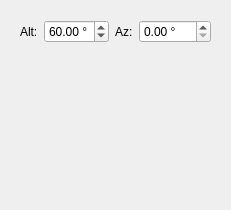
          <widget class="QWidget" name="pageMoveHorizontal">
           <layout class="QVBoxLayout" name="verticalLayout_3">
            <item>
             <widget class="QWidget" name="widget_2" native="true">
              <layout class="QGridLayout" name="gridLayout_3">
               <item row="0" column="2">
                <widget class="QLabel" name="label_25">
                 <property name="text">
                  <string>Az:</string>
                 </property>
                </widget>
               </item>
               <item row="0" column="0">
                <widget class="QLabel" name="label_24">
                 <property name="text">
                  <string>Alt:</string>
                 </property>
                </widget>
               </item>
               <item row="0" column="1">
                <widget class="QDoubleSpinBox" name="spinMoveAlt">
                 <property name="sizePolicy">
                  <sizepolicy hsizetype="Expanding" vsizetype="Fixed">
                   <horstretch>0</horstretch>
                   <verstretch>0</verstretch>
                  </sizepolicy>
                 </property>
                 <property name="suffix">
                  <string> °</string>
                 </property>
                 <property name="maximum">
                  <double>90.000000000000000</double>
                 </property>
                 <property name="value">
                  <double>60.000000000000000</double>
                 </property>
                </widget>
               </item>
               <item row="0" column="3">
                <widget class="QDoubleSpinBox" name="spinMoveAz">
                 <property name="sizePolicy">
                  <sizepolicy hsizetype="Expanding" vsizetype="Fixed">
                   <horstretch>0</horstretch>
                   <verstretch>0</verstretch>
                  </sizepolicy>
                 </property>
                 <property name="suffix">
                  <string> °</string>
                 </property>
                 <property name="maximum">
                  <double>360.000000000000000</double>
                 </property>
                </widget>
               </item>
              </layout>
             </widget>
            </item>
            <item>
             <spacer name="verticalSpacer_3">
              <property name="orientation">
               <enum>Qt::Vertical</enum>
              </property>
              <property name="sizeHint" stdset="0">
               <size>
                <width>20</width>
                <height>147</height>
               </size>
              </property>
             </spacer>
            </item>
           </layout>
          </widget>
